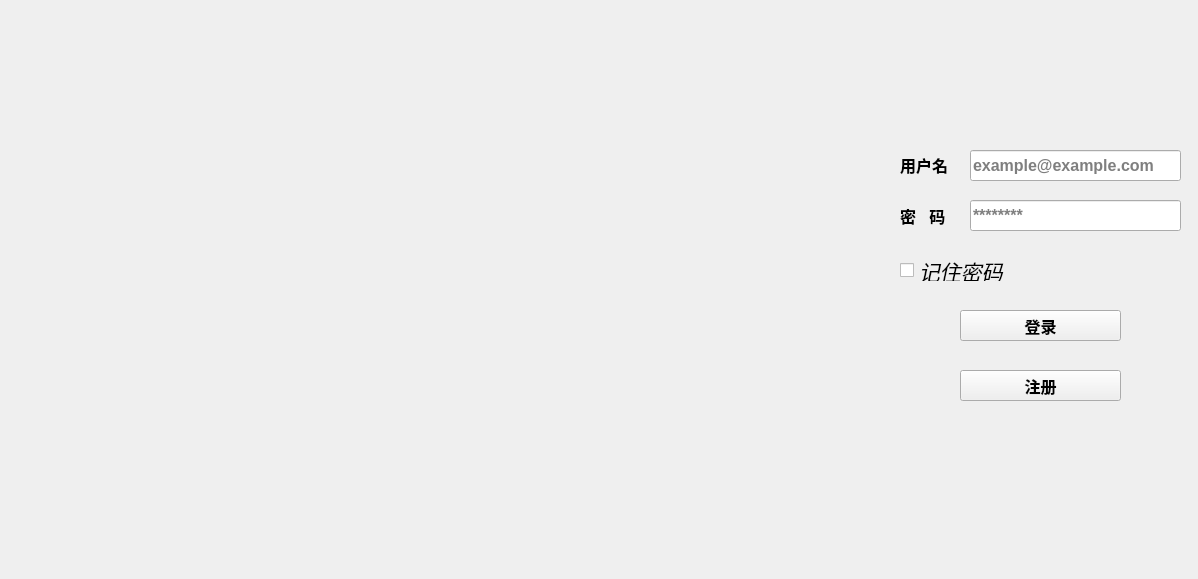
<?xml version="1.0" encoding="UTF-8"?>
<ui version="4.0">
 <class>Qt_ImageClass</class>
 <widget class="QMainWindow" name="Qt_ImageClass">
  <property name="geometry">
   <rect>
    <x>0</x>
    <y>0</y>
    <width>1198</width>
    <height>579</height>
   </rect>
  </property>
  <property name="font">
   <font>
    <pointsize>12</pointsize>
    <weight>75</weight>
    <bold>true</bold>
   </font>
  </property>
  <property name="windowTitle">
   <string>Qt_Image</string>
  </property>
  <widget class="QWidget" name="centralWidget">
   <widget class="QLabel" name="label_3">
    <property name="geometry">
     <rect>
      <x>900</x>
      <y>200</y>
      <width>111</width>
      <height>31</height>
     </rect>
    </property>
    <property name="styleSheet">
     <string notr="true">font: 75 italic 16pt &quot;Times New Roman&quot;;</string>
    </property>
    <property name="text">
     <string>密   码</string>
    </property>
   </widget>
   <widget class="QLabel" name="label_2">
    <property name="geometry">
     <rect>
      <x>900</x>
      <y>150</y>
      <width>129</width>
      <height>29</height>
     </rect>
    </property>
    <property name="styleSheet">
     <string notr="true">font: 75 italic 16pt &quot;Times New Roman&quot;;</string>
    </property>
    <property name="text">
     <string>用户名</string>
    </property>
   </widget>
   <widget class="QCheckBox" name="checkBox">
    <property name="geometry">
     <rect>
      <x>900</x>
      <y>260</y>
      <width>131</width>
      <height>21</height>
     </rect>
    </property>
    <property name="font">
     <font>
      <family>Times New Roman</family>
      <pointsize>16</pointsize>
      <weight>9</weight>
      <italic>true</italic>
      <bold>false</bold>
     </font>
    </property>
    <property name="styleSheet">
     <string notr="true">font: 75 italic 16pt &quot;Times New Roman&quot;;</string>
    </property>
    <property name="text">
     <string>记住密码</string>
    </property>
   </widget>
   <widget class="QLineEdit" name="username">
    <property name="geometry">
     <rect>
      <x>970</x>
      <y>150</y>
      <width>211</width>
      <height>31</height>
     </rect>
    </property>
    <property name="font">
     <font>
      <pointsize>12</pointsize>
     </font>
    </property>
    <property name="placeholderText">
     <string>example@example.com</string>
    </property>
   </widget>
   <widget class="QLineEdit" name="password">
    <property name="geometry">
     <rect>
      <x>970</x>
      <y>200</y>
      <width>211</width>
      <height>31</height>
     </rect>
    </property>
    <property name="placeholderText">
     <string>********</string>
    </property>
   </widget>
   <widget class="QPushButton" name="pushButton">
    <property name="geometry">
     <rect>
      <x>960</x>
      <y>310</y>
      <width>161</width>
      <height>31</height>
     </rect>
    </property>
    <property name="font">
     <font>
      <pointsize>12</pointsize>
     </font>
    </property>
    <property name="text">
     <string>登录</string>
    </property>
   </widget>
   <widget class="QPushButton" name="pushButton_2">
    <property name="geometry">
     <rect>
      <x>960</x>
      <y>370</y>
      <width>161</width>
      <height>31</height>
     </rect>
    </property>
    <property name="text">
     <string>注册</string>
    </property>
   </widget>
   <widget class="QLabel" name="label">
    <property name="geometry">
     <rect>
      <x>0</x>
      <y>0</y>
      <width>881</width>
      <height>581</height>
     </rect>
    </property>
    <property name="sizePolicy">
     <sizepolicy hsizetype="Expanding" vsizetype="Expanding">
      <horstretch>0</horstretch>
      <verstretch>0</verstretch>
     </sizepolicy>
    </property>
    <property name="styleSheet">
     <string notr="true">background-image: url(:/back/backgroun.png);</string>
    </property>
    <property name="text">
     <string/>
    </property>
    <property name="pixmap">
     <pixmap resource="back.qrc">:/back/backgroun.png</pixmap>
    </property>
    <property name="scaledContents">
     <bool>true</bool>
    </property>
   </widget>
  </widget>
 </widget>
 <layoutdefault spacing="6" margin="11"/>
 <resources>
  <include location="back.qrc"/>
 </resources>
 <connections>
  <connection>
   <sender>pushButton</sender>
   <signal>clicked()</signal>
   <receiver>Qt_ImageClass</receiver>
   <slot>button()</slot>
   <hints>
    <hint type="sourcelabel">
     <x>1076</x>
     <y>491</y>
    </hint>
    <hint type="destinationlabel">
     <x>1135</x>
     <y>491</y>
    </hint>
   </hints>
  </connection>
 </connections>
 <slots>
  <slot>button()</slot>
  <slot>slot2()</slot>
 </slots>
</ui>
